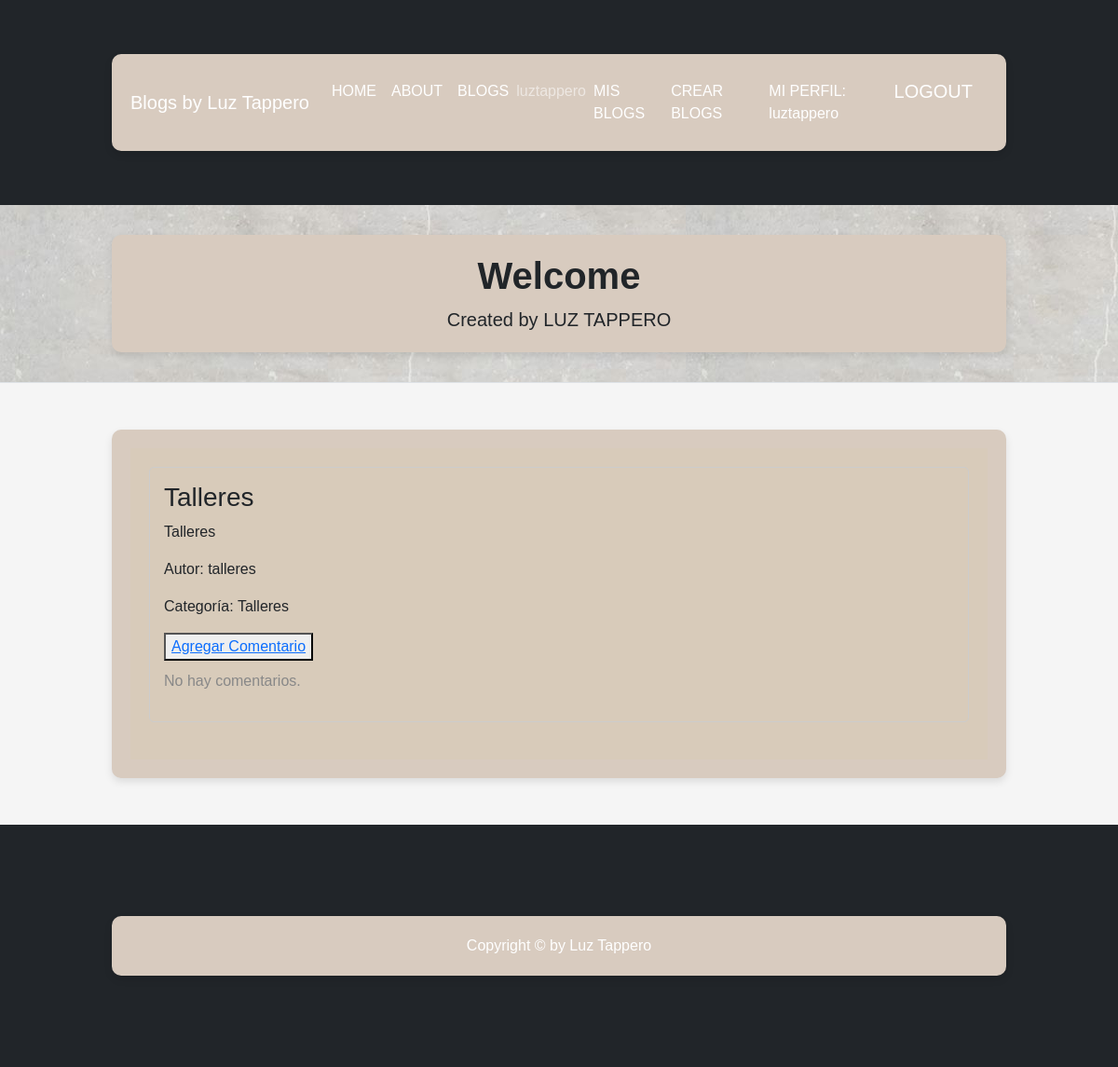
Page /blog_list/ (signed in) on the earlier database version.
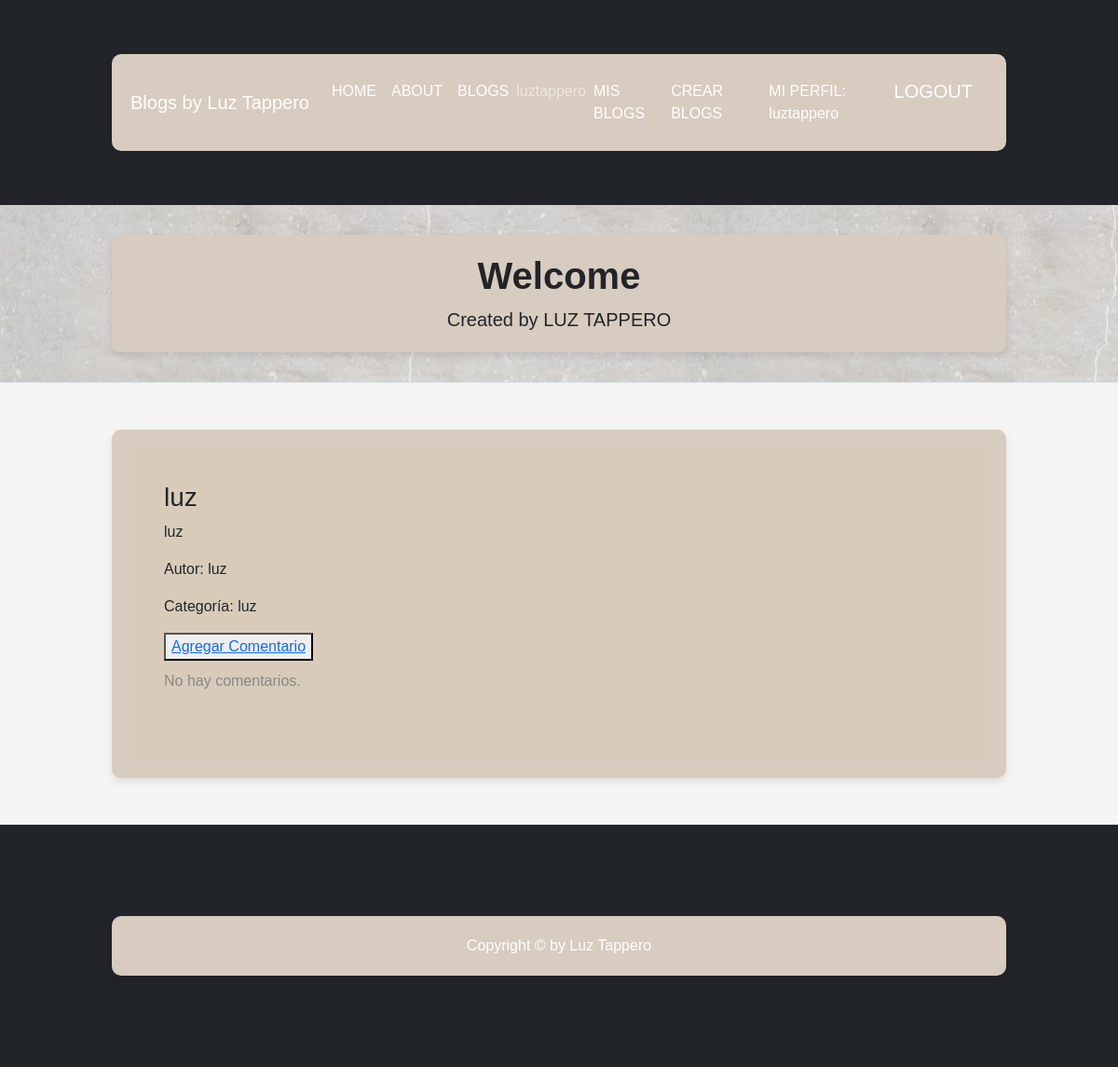
Same page on the later database version.
### Blog/models.py (models this page shows, shortened)
class Blog(models.Model):
    titulo= models.CharField(max_length=255)
    descripcion= models.CharField(max_length=5000)
    autor=models.CharField(max_length=255)
    categoria= models.CharField(max_length=255)
    usuario= models.ForeignKey(User, on_delete= models.CASCADE)

### Blog/views.py (the view)
class BlogList(ListView):
    model= Blog
    template_name= 'Blog/blog_list.html'
    context_object_name='blogs'

### Blog/templates/Blog/blog_list.html (shortened to what this page needs)
{% extends 'Blog/blog.html' %}
{% block contenidoQueCambia %}
    <div class="blog-container">
        {% if blogs %}
            <ul class="blog-list">
                {% for blog in blogs %}
                    <li class="blog-item">
                        <div>
                            <h3>{{ blog.titulo }}</h3>
                            <p>{{ blog.descripcion }}</p>
                            <p>Autor: {{ blog.autor }}</p>
                            <p>Categoría: {{ blog.categoria }}</p>
                            <div class="buttons-container">
                                <button class="Agregar Comentario a este Blog-button">
                                    <a href="{% url 'comentario_create' blog.pk %}">Agregar Comentario</a>
                                </button>
                            </div>
                            {% if blog.comentario_set.all %}
                                <div class="comentarios-section">
                                    <h4>Comentarios:</h4>
                                    <ul class="comentarios-list">
                                        {% for comentario in blog.comentario_set.all %}
                                            <li class="comentario-item">
                                                <span class="comentario-usuario">{{ comentario.usuario.username }}:</span>
                                                <span class="comentario-texto">{{ comentario.texto }}</span>
                                            </li>
                                        {% endfor %}
                                    </ul>
                                </div>
                            {% else %}
                                <p class="no-comentarios">No hay comentarios.</p>
                            {% endif %}
                        </div>
                    </li>
                {% endfor %}
            </ul>
        {% else %}
            <h1>No existen blogs en la BBDD</h1>
        {% endif %}
    </div>
{% endblock %}

Differences in the rows shown:
removed Blog: titulo "Talleres", descripcion "Talleres", autor "talleres", categoria "Talleres", shows "No hay comentarios."
added Blog: titulo "luz", descripcion "luz", autor "luz", categoria "luz", shows "No hay comentarios."
